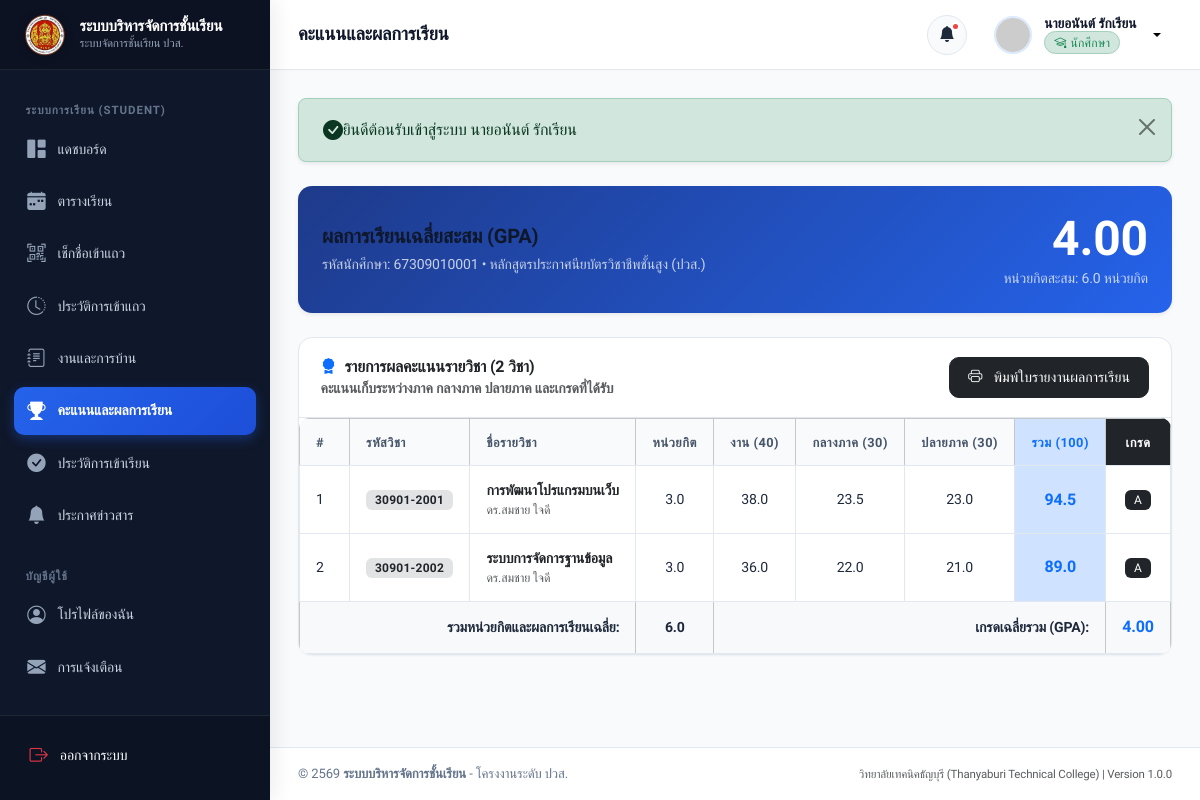
Screenshot of /student/scores.php (signed in) with the database file from the repository.
### tables this page shows
CREATE TABLE `scores` (
  `id` INT AUTO_INCREMENT PRIMARY KEY,
  `student_id` INT NOT NULL,
  `subject_id` INT NOT NULL,
  `term` VARCHAR(10) NOT NULL DEFAULT '1',
  `academic_year` VARCHAR(10) NOT NULL DEFAULT '2567',
  `attendance_score` DECIMAL(5,2) NOT NULL DEFAULT 0.00 COMMENT 'คะแนนจิตพิสัย/เข้าเรียน (10%)',
  `assignment_score` DECIMAL(5,2) NOT NULL DEFAULT 0.00 COMMENT 'คะแนนงาน/การบ้าน (40%)',
  `midterm_score` DECIMAL(5,2) NOT NULL DEFAULT 0.00 COMMENT 'คะแนนกลางภาค (25%)',
  `final_score` DECIMAL(5,2) NOT NULL DEFAULT 0.00 COMMENT 'คะแนนปลายภาค (25%)',
  `total_score` DECIMAL(5,2) NOT NULL DEFAULT 0.00 COMMENT 'คะแนนรวม (100%)',
  `grade` VARCHAR(5) NOT NULL DEFAULT 'F' COMMENT 'A, B+, B, C+, C, D+, D, F',
  `recorded_by` INT NOT NULL COMMENT 'Teacher User ID',
  `created_at` DATETIME NOT NULL DEFAULT CURRENT_TIMESTAMP,
  `updated_at` DATETIME NOT NULL DEFAULT CURRENT_TIMESTAMP ON UPDATE CURRENT_TIMESTAMP,
  UNIQUE KEY `unique_student_subject_term` (`student_id`, `subject_id`, `term`, `academic_year`),
  CONSTRAINT `fk_scores_student` FOREIGN KEY (`student_id`) REFERENCES `students` (`id`) ON DELETE CASCADE,
  CONSTRAINT `fk_scores_subject` FOREIGN KEY (`subject_id`) REFERENCES `subjects` (`id`) ON DELETE CASCADE
);

CREATE TABLE `subjects` (
  `id` INT AUTO_INCREMENT PRIMARY KEY,
  `subject_code` VARCHAR(20) NOT NULL,
  `name_th` VARCHAR(100) NOT NULL,
  `name_en` VARCHAR(100) DEFAULT NULL,
  `credits` DECIMAL(3,1) NOT NULL DEFAULT 3.0,
  `description` TEXT DEFAULT NULL,
  `teacher_id` INT NOT NULL,
  `classroom_id` INT NOT NULL,
  `term` VARCHAR(10) NOT NULL DEFAULT '1',
  `academic_year` VARCHAR(10) NOT NULL DEFAULT '2567',
  `created_at` DATETIME NOT NULL DEFAULT CURRENT_TIMESTAMP,
  `updated_at` DATETIME NOT NULL DEFAULT CURRENT_TIMESTAMP ON UPDATE CURRENT_TIMESTAMP,
  CONSTRAINT `fk_subjects_teacher` FOREIGN KEY (`teacher_id`) REFERENCES `teachers` (`id`) ON DELETE CASCADE,
  CONSTRAINT `fk_subjects_classroom` FOREIGN KEY (`classroom_id`) REFERENCES `classrooms` (`id`) ON DELETE CASCADE,
  INDEX `idx_subjects_code` (`subject_code`)
);

CREATE TABLE `users` (
  `id` INT AUTO_INCREMENT PRIMARY KEY,
  `username` VARCHAR(50) NOT NULL UNIQUE,
  `password` VARCHAR(255) NOT NULL,
  `role` ENUM('admin', 'teacher', 'student') NOT NULL DEFAULT 'student',
  `email` VARCHAR(100) NOT NULL UNIQUE,
  `full_name` VARCHAR(100) NOT NULL,
  `phone` VARCHAR(20) DEFAULT NULL,
  `avatar` VARCHAR(255) DEFAULT NULL,
  `status` ENUM('active', 'inactive') NOT NULL DEFAULT 'active',
  `created_at` DATETIME NOT NULL DEFAULT CURRENT_TIMESTAMP,
  `updated_at` DATETIME NOT NULL DEFAULT CURRENT_TIMESTAMP ON UPDATE CURRENT_TIMESTAMP,
  INDEX `idx_users_role` (`role`),
  INDEX `idx_users_status` (`status`)
);

### includes/auth.php (called while the page is built, shortened)
<?php
function isLoggedIn(): bool {
    return isset($_SESSION['user_id']) && !empty($_SESSION['user_id']);
}
function getCurrentUser(): ?array {
    return [
        'id'        => $_SESSION['user_id'] ?? null,
        'username'  => $_SESSION['username'] ?? '',
        'full_name' => $_SESSION['full_name'] ?? '',
        'email'     => $_SESSION['email'] ?? '',
        'role'      => $_SESSION['role'] ?? '',
        'avatar'    => $_SESSION['avatar'] ?? null,
        'role_id'   => $_SESSION['role_id'] ?? null,
        'classroom_id' => $_SESSION['classroom_id'] ?? null,
        'code'      => $_SESSION['user_code'] ?? ''
    ];
}

### student/scores.php (the view, shortened to what this page needs)
<?php
require_once __DIR__ . '/../includes/auth.php';
require_once __DIR__ . '/../includes/functions.php';
$currentUser = getCurrentUser();
$studentId = $currentUser['role_id'] ?? 0;
try {
    $stmtScores = $pdo->prepare("
        SELECT sc.*, s.subject_code, s.name_th as subject_name, s.name_en, s.credits,
               u.full_name as teacher_name
        FROM scores sc
        JOIN subjects s ON sc.subject_id = s.id
        JOIN teachers t ON s.teacher_id = t.id
        JOIN users u ON t.user_id = u.id
        WHERE sc.student_id = ?
        ORDER BY sc.academic_year DESC, sc.term ASC, s.subject_code ASC
    ");
    $stmtScores->execute([$studentId]);
    $scores = $stmtScores->fetchAll();
    $totalCredits = 0;
    $totalWeightPoints = 0;
    foreach ($scores as $sc) {
        $credits = (float)$sc['credits'];
        $gp = getGradePoint($sc['grade']);
        $totalCredits += $credits;
        $totalWeightPoints += ($credits * $gp);
    }
    $gpa = $totalCredits > 0 ? round($totalWeightPoints / $totalCredits, 2) : 0.00;
} catch (PDOException $e) {
    $dbError = $e->getMessage();
    $scores = [];
}
require_once __DIR__ . '/../includes/header.php';
require_once __DIR__ . '/../includes/sidebar.php';
require_once __DIR__ . '/../includes/navbar.php';
?>
<div class="card mb-4 bg-primary text-white border-0 shadow-sm" style="background: linear-gradient(135deg, #1e3a8a, #2563eb) !important;">
    <div class="card-body p-4">
        <div class="row align-items-center g-3">
            <div class="col-md-8">
                <h5 class="fw-bold mb-1">ผลการเรียนเฉลี่ยสะสม (GPA)</h5>
                <p class="opacity-75 small mb-0">รหัสนักศึกษา: <?= htmlspecialchars($currentUser['code']) ?> &bull; หลักสูตรประกาศนียบัตรวิชาชีพชั้นสูง (ปวส.)</p>
            </div>
            <div class="col-md-4 text-md-end">
                <div class="display-5 fw-bold"><?= number_format($gpa, 2) ?></div>
                <div class="opacity-75 small">หน่วยกิตสะสม: <?= number_format($totalCredits, 1) ?> หน่วยกิต</div>
            </div>
        </div>
    </div>
</div>
<div class="card">
    <div class="card-header flex-column flex-md-row gap-3 align-items-start align-items-md-center">
        <div>
            <h5 class="card-title mb-0"><i class="bi bi-award-fill text-primary"></i> รายการผลคะแนนรายวิชา (<?= count($scores) ?> วิชา)</h5>
            <div class="small text-muted">คะแนนเก็บระหว่างภาค กลางภาค ปลายภาค และเกรดที่ได้รับ</div>
        </div>
        <div class="no-print">
            <button type="button" class="btn btn-dark btn-sm" onclick="printReport()">
                <i class="bi bi-printer me-1"></i> พิมพ์ใบรายงานผลการเรียน
            </button>
        </div>
    </div>
    <div class="table-responsive">
        <table class="table table-bordered table-hover align-middle mb-0">
            <thead class="table-light">
                <tr>
                    <th style="width: 50px;">#</th>
                    <th>รหัสวิชา</th>
                    <th>ชื่อรายวิชา</th>
                    <th class="text-center">หน่วยกิต</th>
                    <th class="text-center">งาน (40)</th>
                    <th class="text-center">กลางภาค (30)</th>
                    <th class="text-center">ปลายภาค (30)</th>
                    <th class="text-center fw-bold bg-primary-subtle text-primary">รวม (100)</th>
                    <th class="text-center bg-dark text-white fw-bold">เกรด</th>
                </tr>
            </thead>
            <tbody>
                <?php if (empty($scores)): ?>
                    <tr>
                        <td colspan="9" class="text-center py-5 text-muted">
                            <i class="bi bi-award fs-1 d-block mb-2"></i>
                            ยังไม่มีการบันทึกผลการเรียนในระบบ
                        </td>
                    </tr>
                <?php else: ?>
                    <?php foreach ($scores as $idx => $sc): ?>
                        <tr>
                            <td><?= $idx + 1 ?></td>
                            <td><span class="badge bg-secondary-subtle text-dark fw-bold"><?= htmlspecialchars($sc['subject_code']) ?></span></td>
                            <td>
                                <div class="fw-semibold text-dark"><?= htmlspecialchars($sc['subject_name']) ?></div>
                                <div class="small text-muted"><?= htmlspecialchars($sc['teacher_name']) ?></div>
                            </td>
                            <td class="text-center"><?= number_format($sc['credits'], 1) ?></td>
                            <td class="text-center"><?= number_format($sc['assignment_score'], 1) ?></td>
                            <td class="text-center"><?= number_format($sc['midterm_score'], 1) ?></td>
                            <td class="text-center"><?= number_format($sc['final_score'], 1) ?></td>
                            <td class="text-center fw-bold fs-6 text-primary bg-primary-subtle">
                                <?= number_format($sc['total_score'], 1) ?>
                            </td>
                            <td class="text-center">
                                <span class="badge bg-dark px-2.5 py-1 fs-7"><?= htmlspecialchars($sc['grade']) ?></span>
                            </td>
                        </tr>
                    <?php endforeach; ?>
                <?php endif; ?>
            </tbody>
            <?php if (!empty($scores)): ?>
                <tfoot class="table-light fw-bold">
                    <tr>
                        <td colspan="3" class="text-end">รวมหน่วยกิตและผลการเรียนเฉลี่ย:</td>
                        <td class="text-center"><?= number_format($totalCredits, 1) ?></td>
                        <td colspan="4" class="text-end">เกรดเฉลี่ยรวม (GPA):</td>
                        <td class="text-center text-primary fs-6"><?= number_format($gpa, 2) ?></td>
                    </tr>
                </tfoot>
            <?php endif; ?>
        </table>
    </div>
</div>
<?php require_once __DIR__ . '/../includes/footer.php'; ?>

### assets/css/style.css (style rules this page uses)
:root { --primary: #1e40af; --primary-hover: #1d4ed8; --primary-light: #eff6ff; --primary-rgb: 30, 64, 175; --secondary: #475569; --accent: #3b82f6; --accent-light: #dbeafe; --success: #10b981; --success-light: #ecfdf5; --warning: #f59e0b; --warning-light: #fffbeb; --danger: #ef4444; --danger-light: #fef2f2; --info: #06b6d4; --info-light: #ecfeff; --dark: #0f172a; --dark-surface: #1e293b; --light-bg: #f8fafc; --card-bg: #ffffff; --border-color: #e2e8f0; --border-focus: #93c5fd; --text-main: #1e293b; --text-muted: #64748b; --text-light: #94a3b8; --sidebar-width: 270px; --topbar-height: 70px; --radius-sm: 0.375rem; --radius-md: 0.625rem; --radius-lg: 0.875rem; --radius-xl: 1.25rem; --shadow-sm: 0 1px 2px 0 rgb(0 0 0 / 0.05); --shadow-md: 0 4px 6px -1px rgb(0 0 0 / 0.07), 0 2px 4px -2px rgb(0 0 0 / 0.05); --shadow-lg: 0 10px 15px -3px rgb(0 0 0 / 0.08), 0 4px 6px -4px rgb(0 0 0 / 0.04); --shadow-xl: 0 20px 25px -5px rgb(0 0 0 / 0.1), 0 8px 10px -6px rgb(0 0 0 / 0.05); --transition: all 0.2s cubic-bezier(0.4, 0, 0.2, 1); }
* { box-sizing: border-box; }
body { font-family: 'Prompt', -apple-system, BlinkMacSystemFont, 'Segoe UI', Roboto, sans-serif; background-color: var(--light-bg); color: var(--text-main); min-height: 100vh; margin: 0; display: flex; flex-direction: column; overflow-x: hidden; letter-spacing: -0.01em; }
h1, h2, h3, h4, h5, h6 { color: var(--dark); font-weight: 600; line-height: 1.35; }
.card { background-color: var(--card-bg); border: 1px solid var(--border-color); border-radius: var(--radius-lg); box-shadow: var(--shadow-sm); transition: var(--transition); margin-bottom: 1.5rem; }
.card-header { background-color: transparent; border-bottom: 1px solid var(--border-color); padding: 1.15rem 1.35rem; display: flex; align-items: center; justify-content: space-between; font-weight: 600; }
.card-header .card-title { margin: 0; font-size: 1rem; font-weight: 600; display: flex; align-items: center; gap: 0.5rem; }
.card-body { padding: 1.35rem; }
.btn { font-family: inherit; font-weight: 500; padding: 0.55rem 1.15rem; border-radius: var(--radius-md); transition: var(--transition); display: inline-flex; align-items: center; justify-content: center; gap: 0.45rem; font-size: 0.88rem; }
.table-responsive { border-radius: var(--radius-md); overflow-x: auto; }
.table { width: 100%; margin-bottom: 0; vertical-align: middle; border-color: var(--border-color); }
.table th { background-color: #f8fafc; color: var(--secondary); font-size: 0.8rem; font-weight: 600; text-transform: uppercase; letter-spacing: 0.04em; padding: 0.85rem 1rem; border-bottom: 1px solid var(--border-color); white-space: nowrap; }
.table td { padding: 0.85rem 1rem; font-size: 0.88rem; color: var(--text-main); border-bottom: 1px solid var(--border-color); }
.badge { font-weight: 500; font-size: 0.75rem; padding: 0.35em 0.75em; letter-spacing: 0.02em; }

### rows the page displays
scores: subject.subject_code "30901-2001", subject.name_th "การพัฒนาโปรแกรมบนเว็บ", users.full_name "ดร.สมชาย ใจดี", subject.credits "3.0", assignment_score "38.0", midterm_score "23.5", final_score "23.0", total_score "94.5", grade "A"
scores: subject.subject_code "30901-2002", subject.name_th "ระบบการจัดการฐานข้อมูล", users.full_name "ดร.สมชาย ใจดี", subject.credits "3.0", assignment_score "36.0", midterm_score "22.0", final_score "21.0", total_score "89.0", grade "A"

### other values shown
APP_NAME "ระบบบริหารจัดการชั้นเรียน"
$pageTitle "คะแนนและผลการเรียน"
$currentUser['full_name'] "นายอนันต์ รักเรียน"
$msg "ยินดีต้อนรับเข้าสู่ระบบ นายอนันต์ รักเรียน"
$currentUser['code'] "67309010001"
$gpa "4.00"
$totalCredits "6.0"
count($scores) "2"
APP_SUBTITLE "วิทยาลัยเทคนิคธัญบุรี (Thanyaburi Technical College)"
APP_VERSION "1.0.0"
